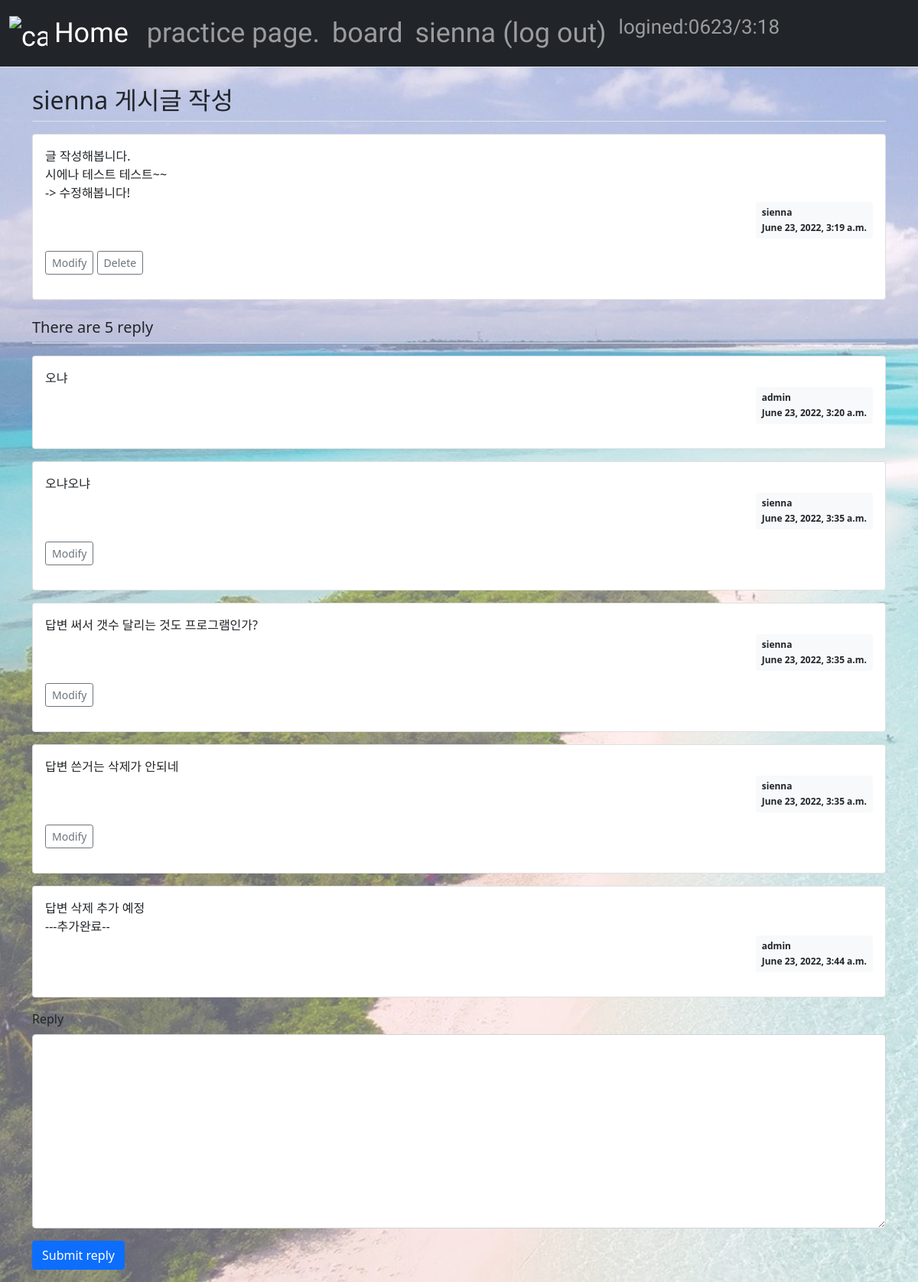
Screenshot of /first_site/111/ (signed in) with the database file from the repository.
### first_site/models.py (models this page shows, shortened)
class Question(models.Model):
    category = models.CharField(max_length=100, default="etc", null=True, blank=True)
    author = models.ForeignKey(User, on_delete=models.CASCADE)
    subject = models.CharField(max_length=200)
    content = models.TextField()
    create_date = models.DateTimeField()
    modify_date = models.DateTimeField(null=True, blank=True)

class Answer(models.Model):
    author = models.ForeignKey(User, on_delete=models.CASCADE)
    question = models.ForeignKey(Question, on_delete=models.CASCADE)
    content = models.TextField()
    create_date = models.DateTimeField()
    modify_date = models.DateTimeField(null=True, blank=True)

### first_site/views.py (the view)
# urls.py: path('<int:question_id>/', views.detail, name='detail'),
def detail(request, question_id):
    question = get_object_or_404(Question, pk=question_id)
    context = {'question': question}
    return render(request, 'first_site/question_detail.html', context)

### templates/first_site/question_detail.html (shortened to what this page needs)
{% extends 'base.html' %}
{% block content %}
<div class="container my-3">
    <h2 class="border-bottom py-2">{{ question.subject }}</h2>
    <div class="card my-3">
        <div class="card-body">
            <div class="card-text" style="white-space: pre-line;">{{ question.content }}</div>
            <div class="d-flex justify-content-end">
                <div class="badge bg-light text-dark p-2 text-start">
                    <div class="mb-2">{{question.author.username}}</div>
                    <div>{{ question.create_date }}</div>
                </div>
            </div>
            <div class="my-3">
                {% if request.user == question.author %}
                <a href="{% url 'first_site:question_modify' question.id %}" class="btn btn-sm btn-outline-secondary">Modify</a>
                <a href="javascript:void(0)" class="delete btn btn-sm btn-outline-secondary"
                        data-uri="{% url 'first_site:question_delete' question.id %}">Delete</a>
                {% endif %}
            </div>
        </div>
    </div>
    <h5 class="border-bottom my-3 py-2">There are {{question.answer_set.count}} reply</h5>
    {% for answer in question.answer_set.all %}
    <div class="card my-3">
        <div class="card-body">
            <div class="card-text" style="white-space: pre-line;">{{ answer.content }}</div>
            <div class="d-flex justify-content-end">
                <div class="badge bg-light text-dark p-2 text-start">
                    <div class="mb-2">{{ answer.author.username }}</div>
                    <div>{{ answer.create_date }}</div>
                </div>
            </div>
            <div class="my-3">
                {% if request.user == answer.author %}
                <a href="{% url 'first_site:answer_modify' answer.id  %}"
                   class="btn btn-sm btn-outline-secondary">Modify</a>
                {% endif %}
            </div>
        </div>
    </div>
    {% endfor %}
    <form action="{% url 'first_site:answer_create' question.id %}" method="post" class="my-3">
        <div class="mb-3">
            <label for="content" class="form-label">Reply</label>
            <textarea {% if not user.is_authenticated %}disabled{% endif %}
                      name="content" id="content" class="form-control" rows="10"></textarea>
        </div>
        <input type="submit" value="Submit reply" class="btn btn-primary">
    </form>
</div>
{% endblock %}

### templates/navbar.html (shortened to what this page needs)
{% load first_site_filter %}
<head>
</head>
<nav class="navbar navbar-expand-lg navbar-dark bg-dark border-bottom">
    <div class="container-fluid">
        <a class="navbar-brand lyc-font" href="{% url 'first_site:homescreen' %}">
            <img src="/static/home-icon.png" alt="cant loading the image" width="50" height="50" class="d-inline-block align-text-middle">
            Home
        </a>
        <div class="collapse navbar-collapse" id="navbarSupportedContent">
            <ul class="navbar-nav me-auto mb-2 mb-lg-0">
                <li class="nav-item lyc-font">
                    <a class="nav-link" href="{% url 'first_site:intro' %}">practice page.</a>
                </li>
                <li class="nav-item lyc-font">
                    <a class="nav-link" href="{% url 'first_site:board_list' %}">board</a>
                </li>
                <li class="nav-item lyc-font">
                    {% if user.is_authenticated %}
                    <a class="nav-link" href="{% url 'common:logout' %}">{{ user.username }} (log out)</a>
                    {% else %}
                    <a class="nav-link" href="{% url 'common:login' %}">log in</a>
                    {% endif %}
                </li>
                <li class="nav-item">
                    <p class="nav-link lyc-font-s">logined:{{user.last_login|date:"md/G:i "}} </p>
                </li>
            </ul>
        </div>
    </div>
</nav>

### templates/base.html (style rules this page uses)
body::before { content:""; background-image: url("/static/beach.jpg"); background-size: cover; opacity: 0.6; position: absolute; top: 0px; left: 0px; right: 0px; bottom: 0px; z-index: -1; }
.lyc-font { font-family: 'Dongle', sans-serif; font-weight: 400; font-size: 36px; }
.lyc-font-s { font-family: 'Dongle', sans-serif; font-weight: 400; font-size: 26px; }

### templates/navbar.html (style rules this page uses)
ul { padding: 0; }
li { display: inline }

### rows the page displays
Question: subject "sienna 게시글 작성", content "글 작성해봅니다. 시에나 테스트 테스트~~ -> 수정해봅니다!", author.username "sienna", create_date "June 23, 2022, 3:19 a.m.", answer_set.count "5"
Answer: content "오냐", author.username "admin", create_date "June 23, 2022, 3:20 a.m."
Answer: content "오냐오냐", author.username "sienna", create_date "June 23, 2022, 3:35 a.m.", shows "Modify"
Answer: content "답변 써서 갯수 달리는 것도 프로그램인가?", author.username "sienna", create_date "June 23, 2022, 3:35 a.m.", shows "Modify"
Answer: content "답변 쓴거는 삭제가 안되네", author.username "sienna", create_date "June 23, 2022, 3:35 a.m.", shows "Modify"
Answer: content "답변 삭제 추가 예정 ---추가완료--", author.username "admin", create_date "June 23, 2022, 3:44 a.m."

### other values shown
{{ user.username }} "sienna"
{{ user.last_login|date:"md/G:i " }} "0623/3:18"
